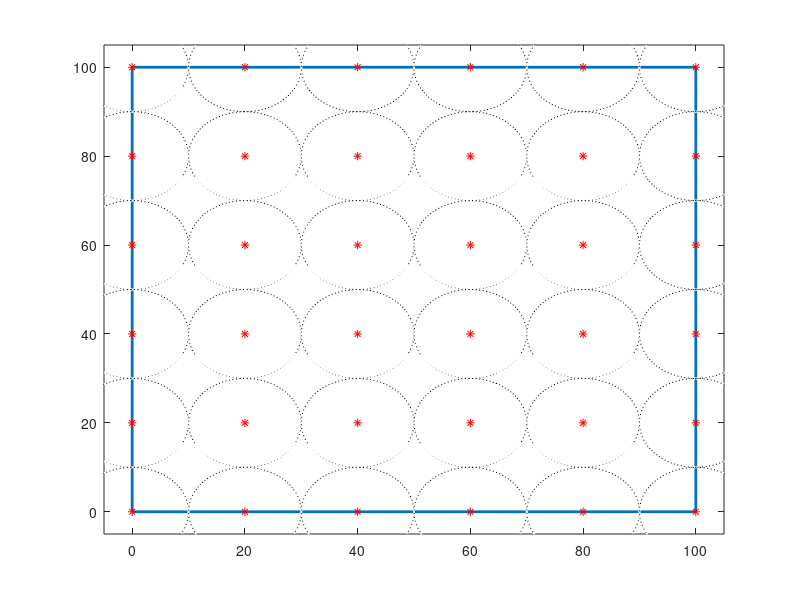

Recreate this plot in MATLAB. (Note: this script raises an error after producing the figure.)
%% RFID signal emulator
clear all
clc
close all
% Initializing
l1 = 100;   % length of the plant, x  [cm]
l2 = 100;   % width of the plant, y   [cm]
d1 = 20;    % distance between tags     [cm]
d2 = 0;     % distance last tag <-> boarder [cm]
r1 = 10;    % radius of the reading range of every tag
r2 = [r1, 9.5, 9.0, 8.0, 6.0, 5.0, 4.0]; % array with the different RSSI values

robStart = [25 25]; % Startposition of robot in x, y   [cm]
robEnd = [90 50];   % Endposition of robot in x, y     [cm]

robSpeed = 0.1;       % Speed robot [m/s]
cycleT = 100;        % Cycletime in [ms]

measuementeNumber = num2str(2); % Number of measurement

%% Error
if mod(l1/d1,1)~=0
    error('Length of platform not dividable by distance between tags');
elseif mod(l2/d1,1)~=0
    error('Length of platform not dividable by distance between tags');
end

%% Computing 
distance = pdist([robStart; robEnd] ,'euclidean');  % [cm]
t1 = (distance/100)/robSpeed;           % time to get to the goal[s]
angle = atan2(robEnd(2)-robStart(2),robEnd(1)-robStart(1));
distance2 = robSpeed * cycleT/10;                    % [cm]

numTagsX = (l1-2*d2)/d1 +1;
numTagsY = (l2-2*d2)/d1 +1;
numTags = numTagsX * numTagsY;

%% Display
d1_str = num2str(d1);
l1_str = num2str(l1);
l2_str = num2str(l2);
numTags_str = num2str(numTags);

msg0 = ['Your plane is ',l1_str,'cm x ',l2_str,'cm.'];
msg1 = ['You chose a distance of ',d1_str, 'cm and need ', numTags_str,' Tags!'];
disp(msg0);
disp(msg1);

%% Drawing
figure(1)
x1 = [0 l1 l1 0 0];
y1 = [0 0 l2 l2 0];
plot(x1, y1,'LineWidth',2)
xlim([-5 (l1+5)]);
ylim([-5 (l2+5)]);
hold on

% Position of the tags
ID = 1:numTags;
[Tagx,Tagy] = meshgrid(d2:d1:l1-d2,d2:d1:l2-d2);
plot(Tagx,Tagy,'r*')
% Circles
radiipl = ones(numTagsX,1)*r1;
for k=1:numTagsX
    tempx = Tagx(1:end,k);
    tempy = Tagy(1:end,k);
    temppos = horzcat(tempx,tempy);
    viscircles(temppos,radiipl,'Color','k','LineStyle',':','LineWidth',0.25);
end
robX = [robStart(1),robEnd(1)];
robY = [robStart(2),robEnd(2)];
plot(robX,robY,'bO','LineWidth',3);
plot(robX,robY,'r:');
xlabel('Length platform in cm')
ylabel('Width platform in cm')
title({'Position and reading range of tags';'Start-, endpoint and path of the robot'});
hold off
pause(1)
 
%% Animation and loggin
xUpdate = robStart(1);
yUpdate = robStart(2);
deltaX = distance2*cos(angle);
deltaY = distance2*sin(angle);
% Txt file name
name = ['Meas_new',measuementeNumber,'.txt'];
fileID = fopen(name,'w');
% fprintf(fileID,'%6s %12s %18s\n','Tag ID','Strength','Time');
% Data stored in variables
dataRSSI = zeros(length(0:cycleT/1000:t1),numTags);
streamDataRSSI = zeros(1,numTags);
streamDataRSSIold = zeros(1,numTags);
timeStep = 1;   % current time step

figure(2)
for l=0:cycleT/1000:t1                                
    % tic
    xUpdate = xUpdate + deltaX;
    yUpdate = yUpdate + deltaY;
    plot(x1, y1,'LineWidth',2)
    hold on
    xlim([-5 (l1+5)]);
    ylim([-5 (l2+5)]);
    [Tagx,Tagy] = meshgrid(d2:d1:l1-d2,d2:d1:l2-d2);
    plot(Tagx,Tagy,'r*')
    plot(robX,robY,'bO','LineWidth',1);
    plot(robX,robY,'r:');
    plot(xUpdate,yUpdate,'kO','LineWidth',2);
    xlim([-5 (l1+5)]);
    ylim([-5 (l2+5)]);
    hold off
    
    % Creating measurements
    robPos=[xUpdate,yUpdate];
    for m = 1:numTags                   % m = current number of tag
        m_str = num2str(m);
        tempTag=[Tagx(m),Tagy(m)];
        tempD = pdist([robPos; tempTag] ,'euclidean');
        % Display if Tag is in range or not
        if tempD > r1
               % disp(['Label ',m_str,' out of range.']);
               % fprintf(fileID,'%6d %12s %18.2f\n',m,'0',l);
               streamDataRSSI(m) = 0;
               if streamDataRSSI(m) ~= streamDataRSSIold(m)
                    fprintf(fileID,'%6d %12s %18.2f\n',m,'0',l);
                    fprintf('%6d %12s %18.2f\n',m,'0',l);
               end
        elseif tempD <= r1
                % disp(['Label ',m_str,' in range!!!!!!!!!!!!!']);
                % Relation distance <-> RSSI
                k = find(r2>tempD);
                % fprintf(fileID,'%6d %12d %18.2f\n',m,k(end),l);
                dataRSSI(timeStep,m) = k(end);  
                streamDataRSSI(m) = k(end);
                if streamDataRSSI(m) ~= streamDataRSSIold(m)
                    fprintf(fileID,'%6d %12d %18.2f\n',m,k(end),l);
                    fprintf('%6d %12d %18.2f\n',m,k(end),l);
               end
        end
    end
    streamDataRSSIold = streamDataRSSI;
    % fprintf(fileID,'%6s\n','---------');  
    % toc
    pause(cycleT/1000)
    timeStep = timeStep + 1;
end

fclose(fileID);

%% Results
figure(3)   % plot for the max value of every tag
dataRSSInoT = reshape(max(dataRSSI),[numTagsX,numTagsY]);
plot3(Tagx,Tagy,dataRSSInoT,'*');   
xlabel('Length platform in cm')
ylabel('Width platform in cm')
title('Max RSSI signal of every tag')

figure(4)   % plot of the RSSI signal which are non zero vs. time
dataRSSIsum = sum(dataRSSI);
IDclear = find(dataRSSIsum ~= 0);
IDstr = string(IDclear); 
dataRSSIclear = dataRSSI;
dataRSSIclear( :, all( ~any( dataRSSI ), 1 ) ) = []; % and columns
plot(dataRSSIclear);
xlabel('Time in 100 ms')
ylabel('RSSI')
ylim([0 8])
legend(IDstr,'FontSize',6);
title('RSSI Signal of every non zero tag')